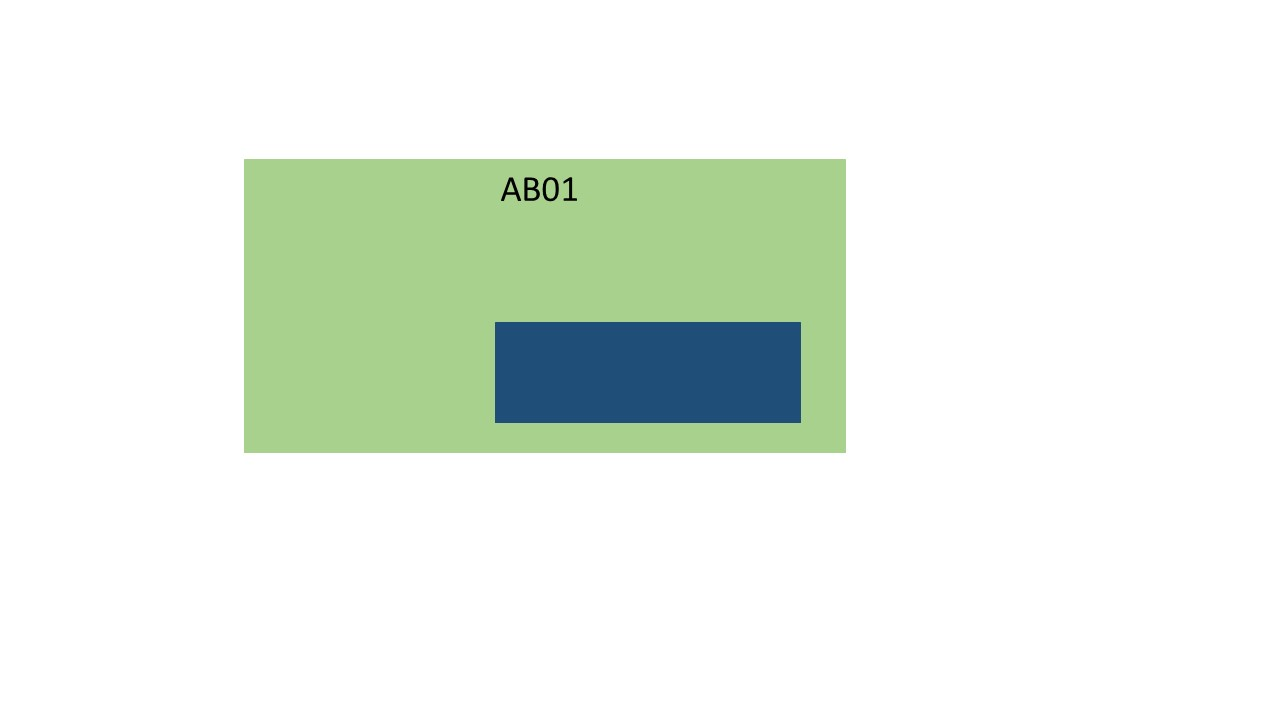
#> input picture Erro_Slide1.JPG, 1280 x 720 px
$ python App.py Erro_Slide1.JPG
#> lines starting #> are read from the running program, lines starting #| are printed output that depends on the picture; after the words box and inside, x2 and y2 are one past the last pixel; in counts of white or black regions, pixels touching at a corner belong together
##Author: Bruno Miranda de Souza
##Application for electronic boards elements recognition and comparison to a template board for four different board models

##bibliotecas
import cv2
try:

    from PIL import Image
except ImportError:
    import Image

import pytesseract
#pytesseract.pytesseract.tesseract_cmd = r'C:\Program Files\Tesseract-OCR\tesseract'
import numpy as np
from matplotlib import pyplot as plt
from sys import argv
import math # importando a biblioteca math para cálculos mateáticos

#funções
##thresholding
def thresholding(image):
    return cv2.threshold(image, 0, 255, cv2.THRESH_BINARY + cv2.THRESH_OTSU)[1]

#definindo uma função de seleção das placas de comparação
            #placaComp = placaCorrigida   placaEnt = duplicate
def apontarGabarito(placaComp, placaEnt, b, g, r):
    if placaComp == "AB01":
        ele1 = ((86,41), (49,81), (127,81), (86,124))
        ele2 = ((397,170), (262,212), (397,245), (546,212))
        localizarElemento(ele1, ele2, placaEnt, b, g, r)
    elif  placaComp == "AB02":
        ele1 = ((89,106), (54,147), (86,186), (129,144))
        ele2 = ((400,108), (258,144), (399,184), (542,142))
        localizarElemento(ele1, ele2, placaEnt, b, g, r)
    elif  placaComp == "AC01":
        ele1 = ((106,180), (71,218), (104,259), (145,219))
        ele2 = ((429,34), (388,137), (428,258), (473,136))
        localizarElemento(ele1, ele2, placaEnt, b, g, r)
    elif  placaComp == "AC02":
        ele1 = ((284,112), (249,146), (284,193), (323,151))
        ele2 = ((431,39), (390,151), (431,166), (474,152))
        localizarElemento(ele1, ele2, placaEnt, b, g, r)

# definindo uma função de localização da cor vermelha em uma posição específica indicando o parafuso correspondendte
def localizarElemento(ele1, ele2, img, b, g, r):
    placaAceitavel  = True
    elemento = "direito"
    for ponto in ele1:
        (b, g, r) = img[ponto[1],ponto[0]]
        if b == 0 and g == 0 and r == 255:
            print("Elemento " + elemento + " da placa faltando ou fora da posição correta.")
            placaAceitavel  = False
            break

    elemento = "esquerdo"
    for ponto in ele2:
        (b, g, r) = img[ponto[1],ponto[0]]
        if b == 0 and g == 0 and r == 255:
            print("Elemento " + elemento + " da placa faltando ou fora da posição correta.")
            placaAceitavel  = False
            break

    if placaAceitavel:
        print("Montagem de placa aceitável")
    else:
        print("Montagem de placa inaceitável")

#placas a serem analisadas
listaPlacas = ["Erro_Slide1.JPG", "Erro_Slide2.JPG", "Erro_Slide6.JPG", "Erro_Slide8.JPG", "Slide3.JPG", "Slide8.JPG", "Slide10.JPG", "Slide12.JPG"]
listaPlacasReconhecidas = []
listaPlacasGabarito = ["AB01", "AB02", "AC01", "AC02"]

for plc in listaPlacas:

    ###etapa de inclinação
    original = cv2.imread(plc) #colorida # incluir a imagem original no framwork
#> original is the input picture: shape (720, 1280, 3); mean B, G, R 232.3, 241.6, 233.6
    img = cv2.imread(plc,0) #monocromática = binária # incluir a imagem original para ser convertida em PB
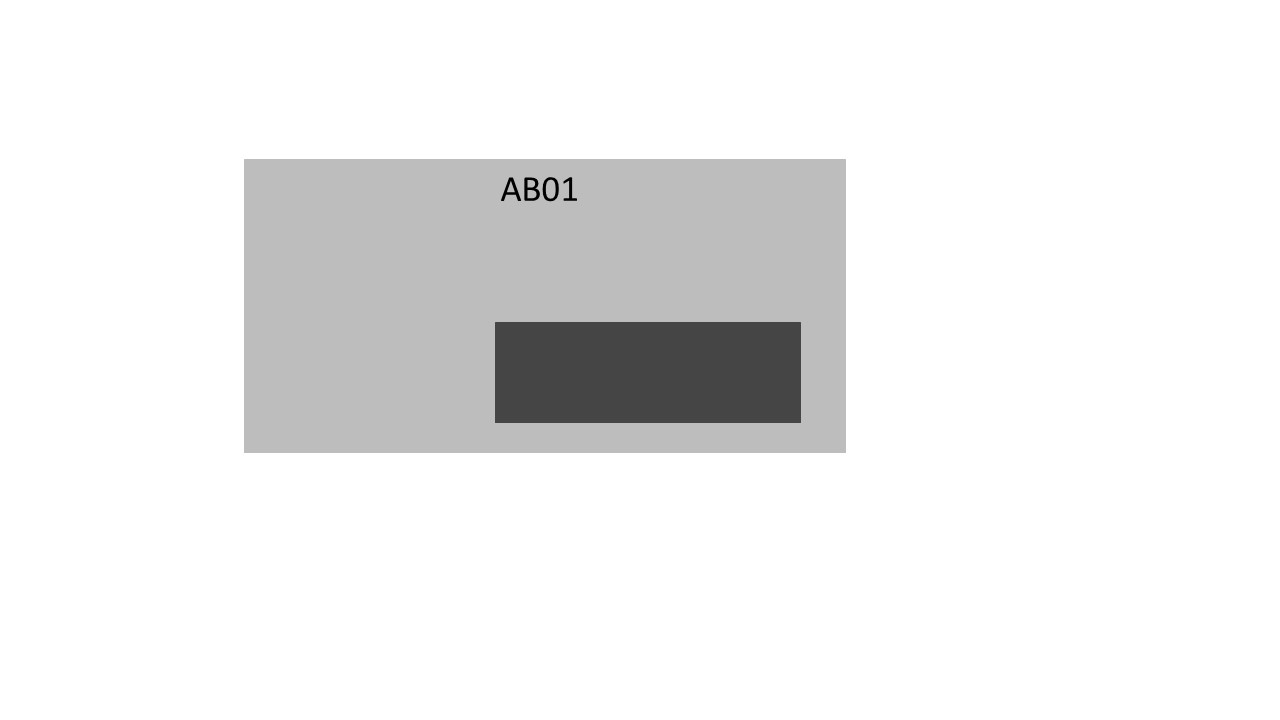
#> img: shape (720, 1280); min 0, max 255, mean 238.2
    (alt, lar) = img.shape[:2] #captura altura e largura # definindo altura e largura da imagem pelo formato e alocando nas variáveis alt e lar
#> alt = 720; lar = 1280
    ret, imgT = cv2.threshold(img, 200, 255, cv2.THRESH_BINARY)#230 # transformando a imagem em PB e alocando em duas variáveis ret e imgT
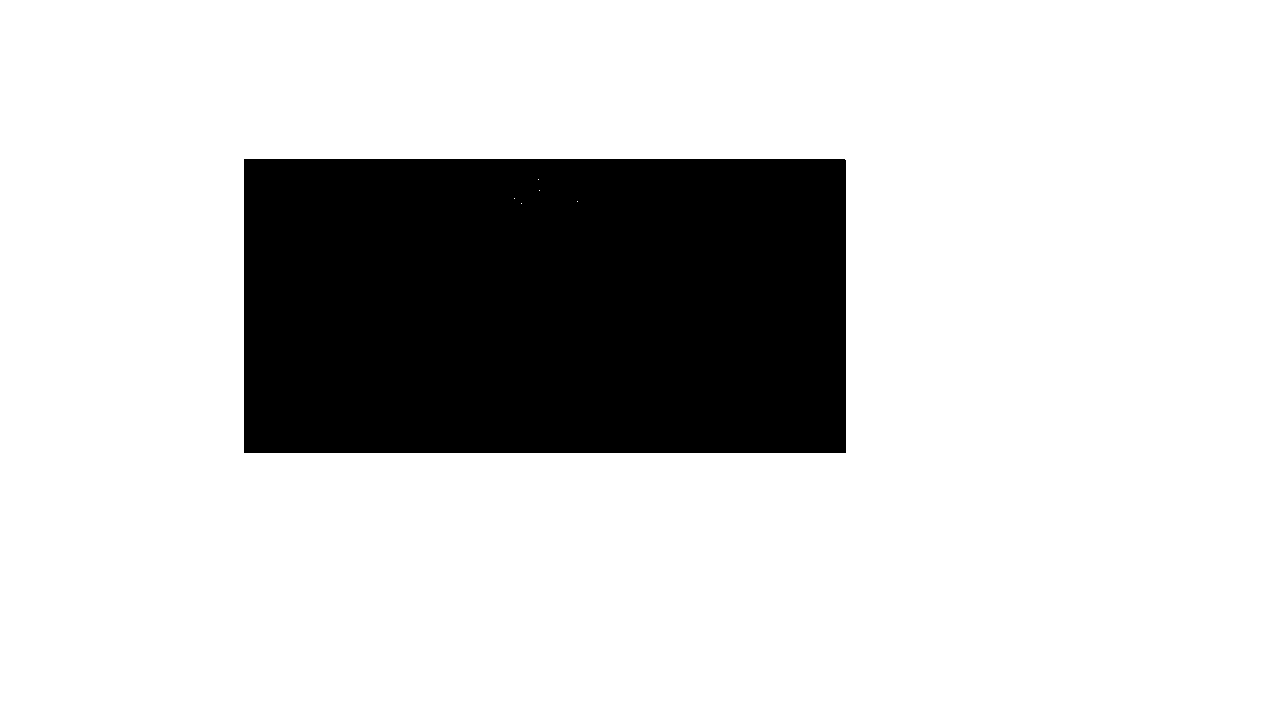
#> imgT: shape (720, 1280); 80.8% white; 1 black region, box (x1, y1, x2, y2) and area: (244, 159, 846, 453) 176982

    # descobrindo a inclinação da imagem
    p1=0 # ponto 1 encontrado sim (1) ou não (2)
    p2=0 # ponto 2 encontrado sim (1) ou não (2)
    xi=lar # x inicial definido como a largura da imagem
#> xi = 1280
    inc=0 # inclinação da imagem negativa (0) ou positiva (1)

    for y in range (0,alt,1): # percorrendo toda a altura da imagem 1 pixel de cada vez
        for x in range (0,lar,1): # percorrendo toda a largura da imagem 1 pixel de cada vez
            cor = imgT[y,x] # identificando a cor da imagem PB nos pontos x e y do loop
            if cor!=255 and(p1==0):  # se a cor for outra que não branco e p1 ainda não for identificado:
                ponto1=(x,y) # definir a localização atual como o ponto 1
                xi=x # definir o x atual como x inicial
                p1=1 # identificar que p1 já foi identificado
                if x>(lar/2): # se o x identificado para o ponto 1 for maior que a metade da figura:
                    inc=1 # para saber se a inclinação é positiva ou negativa # a inclinação é identificada como positiva

            if (p1==1) and (inc==1) and (cor!=255) and (x<xi): # se o p1 foi encontrado, a inclinação for positiva, a cor for diferente de branco e x atual for menor que o x inicial:
                ponto2=(x,y) # definir o ponto atual como o ponto 2
                xi=x # definir o x atual como x inicial

            if (p1==1) and (inc==0) and (cor!=255) and (x>xi): # similar a condição inicial mas indicando o ponto 2 para inclinação negativa
                ponto2=(x,y)
                xi=x
#> after the loop, inc = 0; p1 = 1; ponto1 = (244, 159); ponto2 = (845, 160); xi = 845

    cv2.circle(original, (ponto1), 5, (0, 255, 0), -1) # identificando o ponto 1 com um circulo verde
#> original: shape (720, 1280, 3); 0.01% of pixels changed, all inside (x1, y1, x2, y2) = (239, 154, 250, 165)
    cv2.circle(original, (ponto2), 5, (0, 255, 0), -1) # identificando o ponto 2 com um circulo verde
#> original: shape (720, 1280, 3); mean B, G, R 232.3, 241.6, 233.5

    #cv2.imshow("Imagem original com marcações", original) # mostrando a imagem original com os pontos identificados

    angulo = math.atan2 (ponto1[1]-ponto2[1],ponto1[0]-ponto2[0]) # definindo o angulo de inclinação da imagem pelo arctan da diferença dos dois pontos
#> angulo = -3.14
    if inc==1:
        angulo = math.degrees(angulo) # se a inclinação for positiva o angulo será o correspondente em graus do arctan identificado
    if inc==0:
        angulo = math.degrees(angulo)+180 # se a inclinação for negativa o angulo será o correspondente em graus do arctan identificado + 180 graus
#> angulo = 0.0953
        # invertendo o os pontos 1 e 2
        aux=ponto1
#> aux = (244, 159)
        ponto1=ponto2
#> ponto1 = (845, 160)
        ponto2=aux
#> ponto2 = (244, 159)

    #print ('Inclinacao = ', angulo) # imprimindo o angulo encontrado

    # girando a imagem monocromatica
    M = cv2.getRotationMatrix2D(ponto1, angulo, 1.0) # encontrando a matriz de rotação 2D para o angulo definido a partir do ponto 1 e alocando na variavel M
#> M = [[1, 0.00166, -0.265], [-0.00166, 1, 1.41]]
    img_rotacionada = cv2.warpAffine(imgT, M, (lar, alt)) # rotacionando a imagem PB de acordo com a matriz M identificada
    #cv2.imshow("Imagem rotacionada", img_rotacionada) # mostrando a imagem PB rotacionada

    # girando a imagem original
    original_rotacionada = cv2.warpAffine(original, M, (lar, alt)) # rotacionando a imagem original de acordo com a matriz M identificada
    #cv2.imshow("Original rotacionada", original_rotacionada) # mostrando a imagem PB rotacionada

    # cortando a imagem original
    pontoinicial=ponto1 # ponto 0,0 da imagem recortada
#> pontoinicial = (845, 160)
    larguraPlaca = 602 # largura padrão da placa já conhecida
    alturaPlaca = 295 # altura padrão da placa já conhecida

    # definindo os pontos de recorte em x e y considerando o início da imagem até o ponto 1
    xi=pontoinicial[0]-larguraPlaca
#> xi = 243
    xf=pontoinicial[0]
#> xf = 845
    yi=pontoinicial[1]
#> yi = 160
    yf=pontoinicial[1]+alturaPlaca
#> yf = 455

    recorte = original_rotacionada[yi:yf,xi:xf] # recortando a imagem original nos trechos encontrados
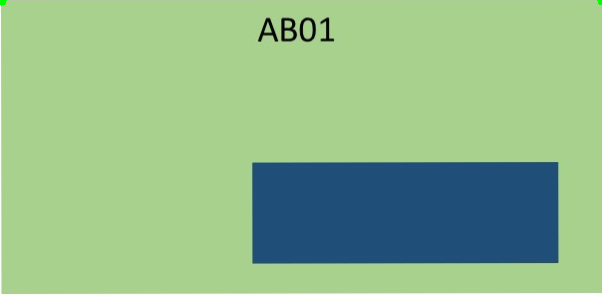
#> recorte: shape (295, 602, 3); mean B, G, R 137.7, 185.8, 144.2
    cv2.imshow("Placa original", original)
    cv2.imshow("Placa tratada", recorte) # mostrando imagem recortada
    cv2.imwrite("Recorte.jpg", recorte) #salvando a imagem recortada no disco
    #cv2.waitKey()


    ###etapa de identificação de numero das placas
    imgIdent = "Recorte.jpg"
    image1 = cv2.imread(imgIdent)
    image1 = cv2.resize(image1, (1806, 885))
#> image1: shape (885, 1806, 3)
    #image1_resized = cv2.resize(image1, (1806, 885))
    #cv2.imshow('Original', image1_resized)
    #cv2.imshow('Original',image1 )

    ## Tratamento da imagem ##
    image1 = cv2.cvtColor(image1, cv2.COLOR_BGR2GRAY)
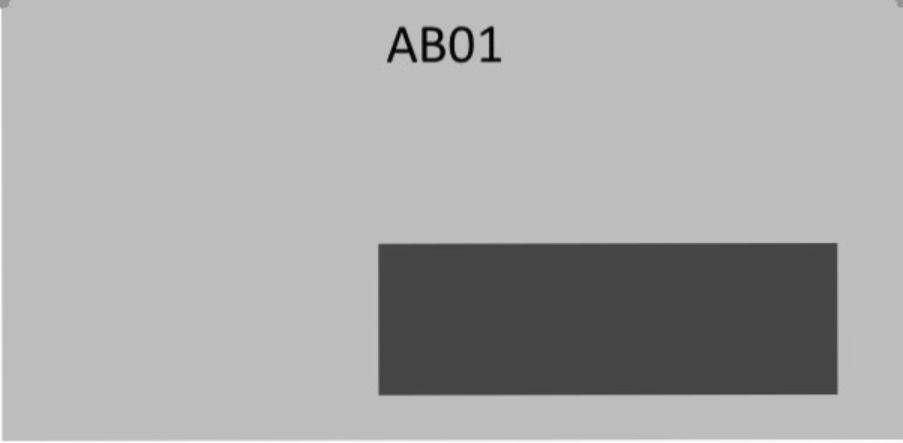
#> image1: shape (885, 1806) (shown at 1/2 size); min 1, max 254, mean 167.9
    thresh = thresholding(image1)
#> in thresholding, `return cv2.threshold(image, 0, 255, cv2.THRESH_BINARY + cv2.THRESH_OTS..`:
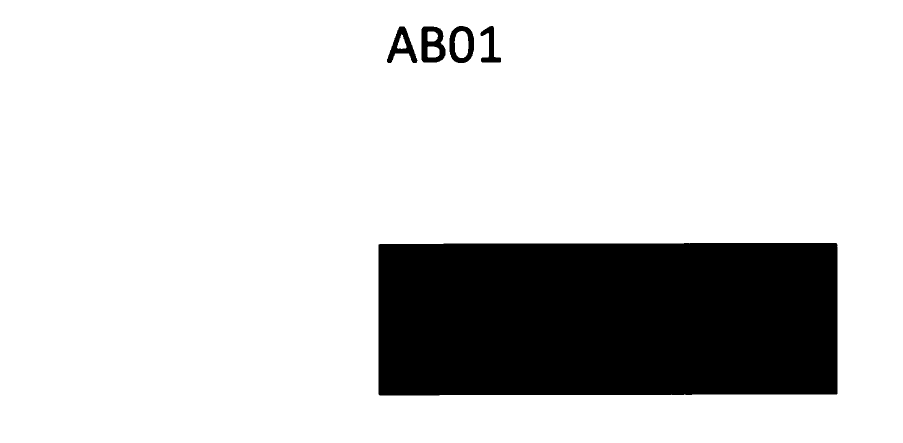
#> returned value: shape (885, 1806) (shown at 1/2 size); 82.2% white; 5 black regions, box (x1, y1, x2, y2) and area: (757, 486, 1675, 791) 278146, (843, 53, 891, 125) 2186, (899, 52, 948, 126) 1803, (774, 53, 835, 126) 1782, (961, 52, 1002, 125) 1192
    #cv2.imshow('Thresh',image1 )

    #print ('Final com tratamento')
    custom_config = r'-c tessedit_char_blacklist=abcdefghijklmnopqrstuvwxyz/ --psm 12'
#> (the run stopped early here; a loop or call above may not have finished)
